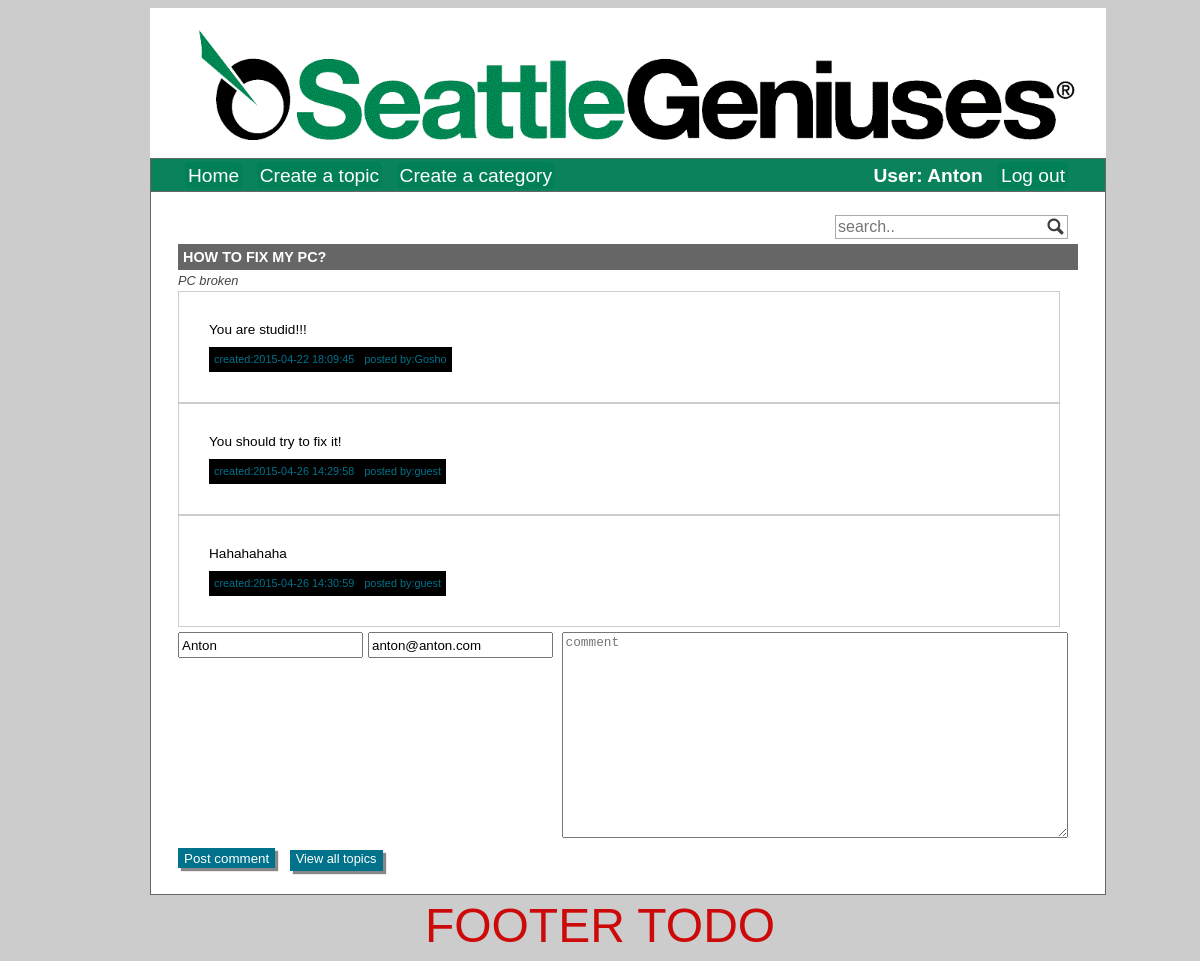
The page /posts_view.php?id=1 (signed in) on the database its author committed.
### tables this page shows
CREATE TABLE IF NOT EXISTS `topics` (
`id` int(11) NOT NULL,
  `topic_subject` varchar(255) NOT NULL,
  `topic_description` text NOT NULL,
  `topic_date` datetime NOT NULL DEFAULT CURRENT_TIMESTAMP,
  `topic_cat` int(11) NOT NULL,
  `topic_by` int(11) NOT NULL,
  `visits` int(11) NOT NULL DEFAULT '0',
  `topic_tags` varchar(255) DEFAULT NULL
);

CREATE TABLE IF NOT EXISTS `posts` (
`id` int(11) NOT NULL,
  `post_content` text NOT NULL,
  `post_date` datetime NOT NULL DEFAULT CURRENT_TIMESTAMP,
  `post_topic` int(11) NOT NULL,
  `post_by` int(11) NOT NULL,
  `guest` varchar(255) DEFAULT NULL,
  `guest_email` varchar(255) DEFAULT NULL
);

CREATE TABLE IF NOT EXISTS `users` (
`id` int(11) NOT NULL,
  `name` varchar(64) NOT NULL,
  `password` varchar(255) NOT NULL,
  `email` varchar(255) NOT NULL,
  `date_registered` datetime NOT NULL DEFAULT CURRENT_TIMESTAMP,
  `is_admin` tinyint(4) NOT NULL DEFAULT '0'
);

### posts_view.php (the view, shortened to what this page needs)
<?php
include 'connect.php';
include 'header.php';
if (isset($_GET['id'])) {
    $topicID = $_SESSION['topic_id'];
    $sqlUpdateVisits = "UPDATE
                                topics
                            SET
                                visits = visits + 1
                            WHERE id = $topicID";
     $conn->query($sqlUpdateVisits);
}
$topicID = $_SESSION['topic_id'];
$conn->query("SET NAMES utf8");
$conn->query("SET COLLATION_CONNECTION=utf8_bin");
$sql = "SELECT
                id,
                topic_subject,
                topic_description,
                topic_by
            FROM
                topics
            WHERE
                id=" . $topicID;
$result = $conn->query($sql);
if (!$result) {
    echo 'The topic could not be displayed.';
} else {
    if ($result->num_rows == 0) {
        echo 'No topic.';
    } else {
        echo '<div id="topic">';
        $row = $result->fetch_assoc();
        echo '<div class="category-heading">' . $row['topic_subject'] . '</div>';
        echo '<div class="category-description">' . $row['topic_description'] . '</div>';
        $conn->query("SET NAMES utf8");
        $conn->query("SET COLLATION_CONNECTION=utf8_bin");
        $sqlPosts = "SELECT
                                id,
                                post_content,
                                post_date,
                                post_topic,
                                post_by,
                                guest,
                                guest_email
                            FROM
                                posts
                            WHERE
                                post_topic =" . $row['id'];
        $resultPosts = $conn->query($sqlPosts);
        while ($rowPost = $resultPosts->fetch_assoc()) {
            if ($rowPost['post_by'] == GUESTID) {
                $postedByGuest = $rowPost['guest'];
                echo '<div class="post-content">' .
                    $rowPost['post_content'] . '<div class="post-footer">'
                        . '<div class="post-notation">created:' .
                    $rowPost['post_date'] . '</div><div class="post-notation">posted by:' .
                    $postedByGuest . '</div></div></div>';
            } else {
                $conn->query("SET NAMES utf8");
                $conn->query("SET COLLATION_CONNECTION=utf8_bin");
                $sqlPostedBy = "SELECT
                                        name
                                    FROM
                                        users
                                    WHERE
                                        id =" . $rowPost['post_by'];
                $resultPostedBy = $conn->query($sqlPostedBy);
                $rowPostedBy = $resultPostedBy->fetch_assoc();
                echo '<div class="post-content">' .
                    $rowPost['post_content'] . '<div class="post-footer">'
                        . '<div class="post-notation">created:' .
                    $rowPost['post_date'] . '</div><div class="post-notation">posted by:' .
                    $rowPostedBy['name'] . '</div></div></div>';
            }
        }
        echo '</div>';
    }
}
?>
    <form method="post" action="posts_view.php">
        <?php
            if (isset($_SESSION['logged_in']) && $_SESSION['logged_in'] == true) {
                echo '<input type="text" name="username" value="' . $_SESSION['user_name'] . '" readonly/>';
                echo '<input type="text" name="email" value="' . $_SESSION['user_email'] . '" readonly/>';
            } else {
                echo '<input type="text" name="username" placeholder="username" required="required"/>';
                echo '<input type="email" name="email" placeholder="email(optional)" />';
            }
        ?>
        <textarea name="post-content" placeholder="comment" required></textarea>
        <input type="submit" name="submit" value="Post comment" class="post-button"/>
        <a href="index.php" class="post-button">View all topics</a>
    </form>
<?php
    include 'footer.php';
?>

### style/main.css (style rules this page uses)
body { background-color: #cccccc; text-align: center; font: 16px Verdana, arial, sans-serif; }
.post-content { padding: 30px; }
div.category-heading { color: #ffffff; background-color: #666666; font-size: 0.9rem; font-weight: bold; text-transform: uppercase; box-sizing: border-box; padding: 5px; }
div.category-description { color: #444; font-size: 0.8rem; font-style: italic; margin: 3px 0; }
div.post-content { width: 98%; font-size: 85%; padding: 30px; color: black; border: 1px solid #cccccc; line-height: 15px; background-color: #ffffff; word-wrap: break-word; box-sizing: border-box; }
div.post-footer { margin-top:10px; }
div.post-notation { display: inline-block; font-size: 80%; padding: 5px; line-height: 15px; color: #00728B; background-color: activecaption; }
a.post-button { display:inline-block; text-decoration: none; margin:5px; padding: 1px 6px 1px 6px; font-size:80%; height: 19px; }
.post-button { box-shadow: 3px 3px 1px #888888; border: none; background-color: #00728B; color: #ffffff; }
input.post-button { cursor: pointer; }

### style/create_topic.css (style rules this page uses)
input, textarea, select { margin: 5px 5px 5px 0; }
input { height: 20px; }
textarea { width: 500px; height: 200px; display: inline-block; vertical-align: top; font-size: 0.8rem; }

### rows shown on the page
topics: topic_subject "HOW TO FIX MY PC?", topic_description "PC broken"
posts: post_content "You are studid!!!", post_date "2015-04-22 18:09:45", post_by.name "Gosho"
posts: post_content "You should try to fix it!", post_date "2015-04-26 14:29:58", post_by.name "guest"
posts: post_content "Hahahahaha", post_date "2015-04-26 14:30:59", post_by.name "guest"

### other values the page prints
$_SESSION['user_name'] "Anton"
